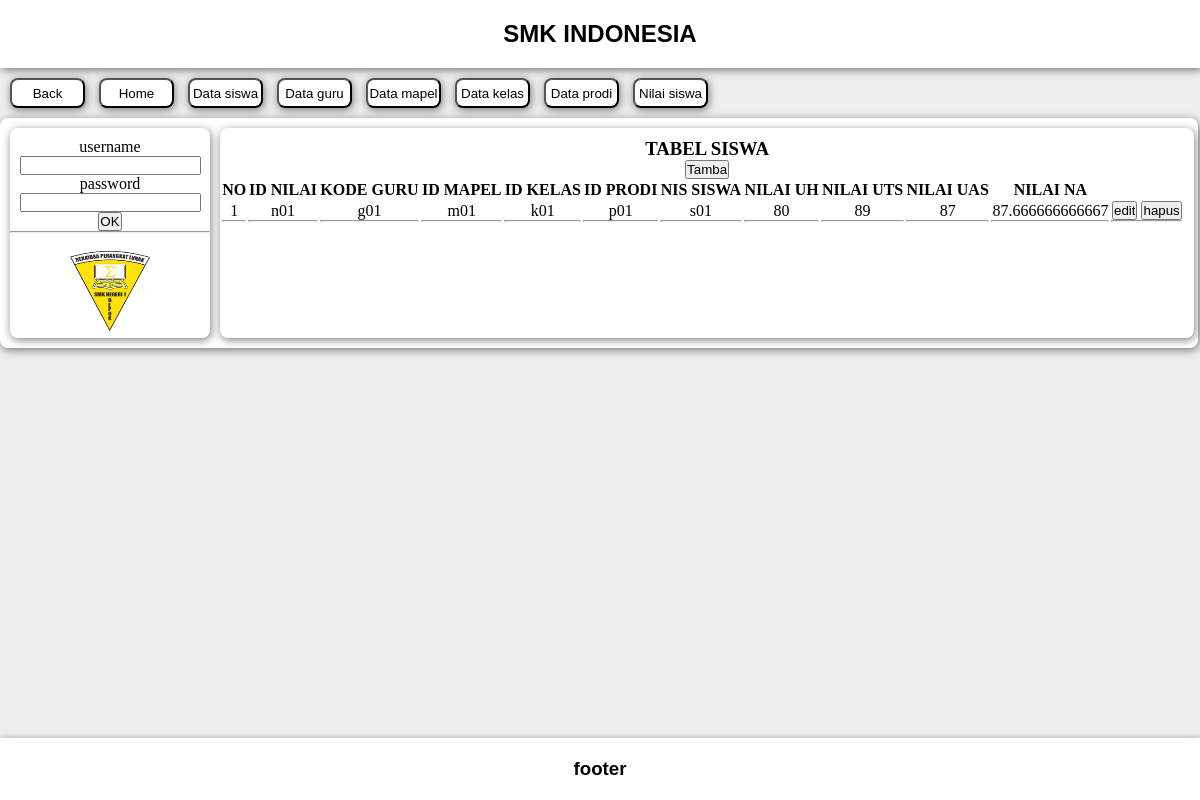
Page /aplikasi/admin/nilai_siswa.php (signed in) on the committed database.
### tables this page shows
CREATE TABLE `tb_nilai` (
  `id_nilai` varchar(10) NOT NULL,
  `kode_guru` varchar(10) NOT NULL,
  `id_mapel` varchar(10) NOT NULL,
  `id_kelas` varchar(10) NOT NULL,
  `id_prodi` varchar(10) NOT NULL,
  `nis_siswa` varchar(30) NOT NULL,
  `uh` double NOT NULL,
  `uts` double NOT NULL,
  `uas` double NOT NULL,
  `na` double NOT NULL
);

### aplikasi/admin/nilai_siswa.php (the view, shortened to what this page needs)
<?php
 include "koneksi.php";
?>
<!DOCTYPE html>
<html>
<head>
	<link rel="stylesheet" type="text/css" href="style2.css">
</head>
<body>
<nav>
	<h1>SMK INDONESIA</h1>
</nav>
<a href="../index.php"><input type="button" value="Back" class="cardnav"></a>
<a href="home.php"><input type="button" value="Home" class="cardnav"></a>
<a href="data_siswa.php"><input type="button" value="Data siswa" class="cardnav"></a>
<a href="data_guru.php"><input type="button" value="Data guru" class="cardnav"></a>
<a href="data_mapel.php"><input type="button" value="Data mapel" class="cardnav"></a>
<a href="data_kelas.php"><input type="button" value="Data kelas" class="cardnav"></a>
<a href="data_prodi.php"><input type="button" value="Data prodi" class="cardnav"></a>
<a href="nilai_siswa.php"><input type="button" value="Nilai siswa" class="cardnav"></a>
<div class="formcard">
	<div class="formcard2">
	<form action="cek_login.php" method="POST">
			<label>username</label><br>
			<input type="text" name="username"><br>
			<label>password</label><br>
			<input type="password" name="password"><br>
			<input type="submit" value="OK">
			<br>
			<hr>
			<br>
			<img src="../img/RPL.jpg" width="80px" height="80px">
	</form>
	</div>
	<div class="formcard3">
		<h3>TABEL SISWA</h3>
		<a href="tambah_nilai.php"><input type="button" value="Tamba"></a>
	<table class="tabel">
	<tr>
        <th>NO</th>
        <th>ID NILAI</th>
		<th>KODE GURU</th>
		<th>ID MAPEL</th>
		<th>ID KELAS</th>
		<th>ID PRODI</th>
		<th>NIS SISWA</th>
		<th>NILAI UH</th>
		<th>NILAI UTS</th>
		<th>NILAI UAS</th>
		<th>NILAI NA</th>
		<th></th>
    </tr>
<?php
$no = 1;
$sql = "SELECT * FROM tb_nilai";
$query=mysqli_query($db_link,$sql);
 while ($data = mysqli_fetch_array($query))
  {
   ?>
        <tr align="center">
        <td><?php echo $no ;?><hr></td>
		<td><?php echo "$data[id_nilai]" ;?><hr></td>
		<td><?php echo "$data[kode_guru]" ;?><hr></td>
		<td><?php echo "$data[id_mapel]" ;?><hr></td>
		<td><?php echo "$data[id_kelas]" ;?><hr></td>
		<td><?php echo "$data[id_prodi]" ;?><hr></td>
		<td><?php echo "$data[nis_siswa]" ;?><hr></td>
		<td><?php echo "$data[uh]" ;?><hr></td>
		<td><?php echo "$data[uts]" ;?><hr></td>
		<td><?php echo "$data[uas]" ;?><hr></td>
		<td><?php echo "$data[na]" ;?><hr></td>
		<td><a href="editnilai.php?id_nilai=<?php echo $data['id_nilai'] ;?>"><input type="button" value="edit"></a>
		<a href="hapusnilai.php?id_nilai=<?php echo $data['id_nilai'] ;?>"><input type="button" value="hapus"></a><hr></td>
		<?php $no++;
	}
	?>
	</tr>
	</table>
</div>
</div>
</body>
<footer><h3>footer</h3></footer>
</html>

### aplikasi/admin/style2.css (style rules this page uses)
* { margin: 0px; padding: 0px; }
nav { padding-top: 20px; padding-bottom: 20px; text-align: center; font-family: sans-serif; box-shadow: 2px 2px 8px rgba(0, 0, 0, 0.5); background-color: white; }
body { background-color: #eee; }
footer { padding-top: 20px; padding-bottom: 20px; text-align: center; font-family: sans-serif; box-shadow: 2px 2px 8px rgba(0, 0, 0, 0.5); background-color: white; width: 100%; bottom: 0; position: absolute; }
.tabel { width: 99%; text-align: center; }
.cardnav { border-radius: 8px; box-shadow: 1px 2px 8px rgba(0, 0, 0, 0.5); width: 75px; height: 30px; text-align: center; background-color: white; margin: 10px 0px 10px 10px; }
.formcard { border-radius: 8px; box-shadow: 1px 2px 8px rgba(0, 0, 0, 0.5); height: 50%; width: 99%; display: flex; text-align: center; padding-top: 10px; padding-bottom: 10px; padding-left: 10px; background-color: white; }
.formcard2 { border-radius: 8px; box-shadow: 1px 2px 8px rgba(0, 0, 0, 0.5); width: 200px; height: 200px; padding-top: 10px; }
.formcard3 { border-radius: 8px; box-shadow: 1px 2px 8px rgba(0, 0, 0, 0.5); width: 82%; height: 200px; padding-top: 10px; margin-left: 10px; }

### rows in the picture
tb_nilai: id_nilai "n01", kode_guru "g01", id_mapel "m01", id_kelas "k01", id_prodi "p01", nis_siswa "s01", uh "80", uts "89", uas "87", na "87.666666666667"
